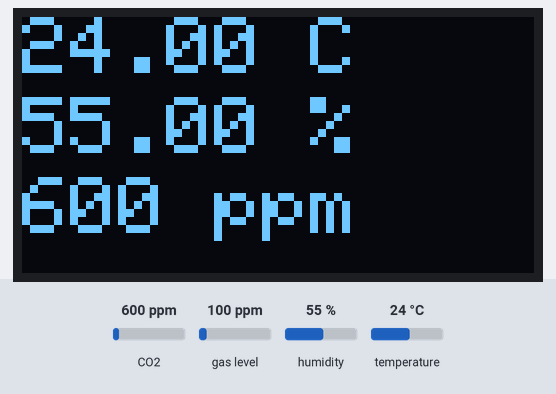
Bench run of a program on a simulated ESP32. On the bench: 128×64 one-colour display. The test bench sets the inputs (shaded band); at power-on: CO2 600 ppm, humidity 55 %, temperature 24 °C, gas level 100 ppm.

Above: at 1.2 s.
1.3 s: CO2 set to 452 ppm
At 2.6 s:
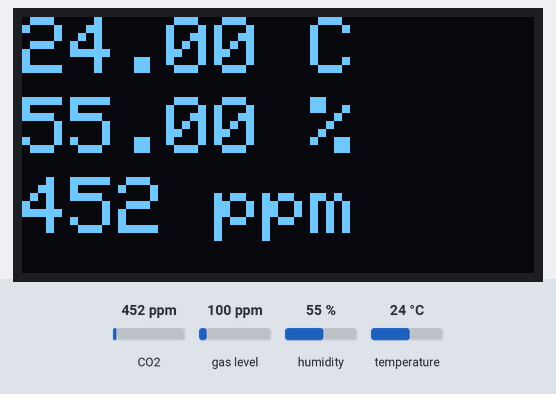
2.9 s: humidity set to 22 %
At 4.0 s:
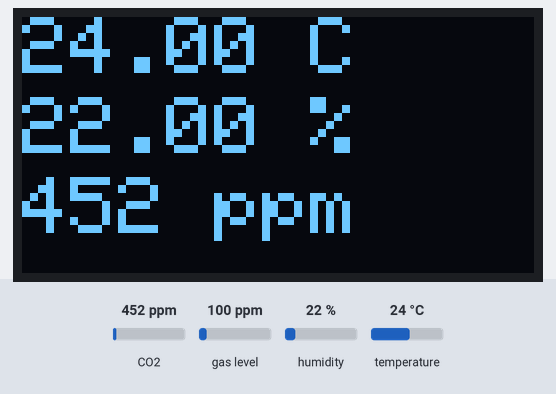
4.5 s: temperature set to 12 °C
At 5.4 s:
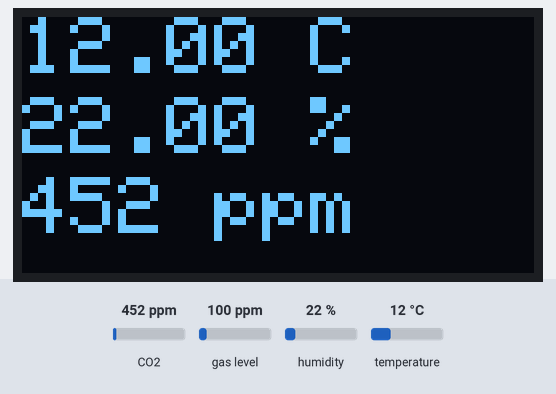
6.1 s: CO2 set to 1050 ppm
At 10.51 s:
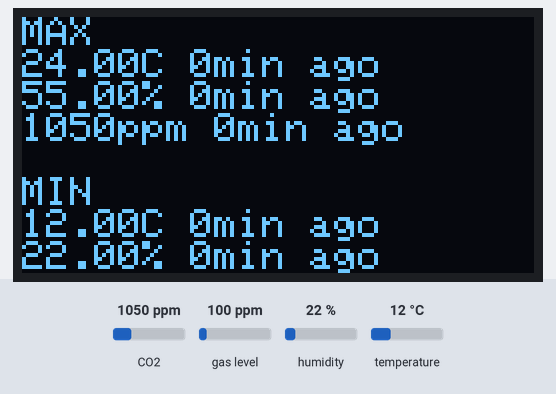
10.7 s: humidity set to 68 %
At 11.3 s:
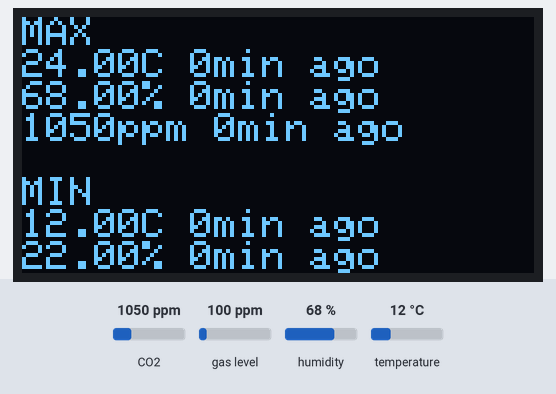
Timing chart, 0 to 13.2 s (numbered marks = the images above; inputs shaded):
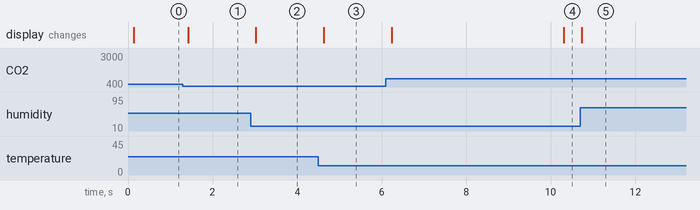

Measured:
- after the input at 1.3 s, the display: changes after 0.12 s (image 1)
- after the input at 2.9 s, the display: changes after 0.13 s (image 2)
- after the input at 4.5 s, the display: changes after 0.13 s (image 3)
- after the input at 6.1 s, the display: first changes after 0.14 s (image 4 shows a later state)
- after the input at 10.7 s, the display: changes at once (image 5)

The program:

main.cpp
```cpp
#include <Arduino.h>
#include <Wire.h>

#include <Adafruit_SSD1306.h>
#include "Adafruit_CCS811.h"
#include <HTU21D.h>


#define SDA_1 14
#define SCL_1 15

#define SDA_2 2
#define SCL_2 4

#define I2C_FREQ 400000
#define SCREEN_ADDRESS 0x3C


#define N 3

TwoWire I2C_1 = TwoWire(0);

Adafruit_CCS811 ccs;
Adafruit_SSD1306 display(128,64,&I2C_1);
HTU21D THsensor(0x40, I2C_1);


float co2;
float tvoc;
float temp;
float humid;

unsigned long t;
unsigned long last_stat;
unsigned long t_max[N];
unsigned long t_min[N];
float maxima[N] = {0,0,0};
float minima[N] = {1000,1000,100000};

int disp_mode = 0;


void setup() {
  Serial.begin(115200);


  I2C_1.begin(SDA_1, SCL_1, I2C_FREQ);

  ccs.begin(0x5A,&I2C_1);
  while(!ccs.available());

  THsensor.begin();
  display.begin(SSD1306_SWITCHCAPVCC, SCREEN_ADDRESS);


  display.clearDisplay();

  display.setTextColor(SSD1306_WHITE);
  display.cp437(true);

}

void loop() {

  t = millis();

  if(ccs.available()){
    ccs.readData();
    co2 = ccs.geteCO2();
    tvoc = ccs.getTVOC();

    if (co2 > maxima[2]){
      maxima[2] = co2;
      t_max[2] = t;
    }
  }

  if(THsensor.measure()) {
    temp = THsensor.getTemperature();
    humid = THsensor.getHumidity();

    if (temp > maxima[0]){
      maxima[0] = temp;
      t_max[0] = t;
    }
    if (temp < minima[0]) {
      minima[0] = temp;
      t_min[0] = t;
    }
    if (humid > maxima[1]){
      maxima[1] = humid;
      t_max[1] = t;
    }
    if (humid < minima[1]) {
      minima[1] = humid;
      t_min[1] = t;
    }
  }


  if (disp_mode == 0){
    display.clearDisplay();
    display.setTextSize(2);
    display.setCursor(0, 0);
    display.print(temp);
    display.print(" C");
    display.setCursor(0, 20);
    display.print(humid);
    display.print(" %");
    display.setCursor(0, 40);
    display.print(co2,0);
    display.print(" ppm");

    display.display();

    if (t > last_stat + 10000){
      last_stat = t;
      disp_mode = 1;
    }
  }
  else if (disp_mode == 1)
  {
    display.clearDisplay();
    display.setTextSize(1);
    display.setCursor(0, 0);


    display.println("MAX");

    display.print(maxima[0]);
    display.print("C ");
    display.print(float(t-t_max[0])/1000/60,0);
    display.println("min ago");

    display.print(maxima[1]);
    display.print("% ");
    display.print(float(t-t_max[1])/1000/60,0);
    display.println("min ago");

    display.print(maxima[2],0);
    display.print("ppm ");
    display.print(float(t-t_max[2])/1000/60,0);
    display.println("min ago");
    display.println(" ");


    display.println("MIN");

    display.print(minima[0]);
    display.print("C ");
    display.print(float(t-t_min[0])/1000/60,0);
    display.println("min ago");

    display.print(minima[1]);
    display.print("% ");
    display.print(float(t-t_min[1])/1000/60,0);
    display.println("min ago");

    display.display();

    if (t > last_stat + 10000){
      last_stat = t;
      disp_mode = 0;
    }
  }


}
```
